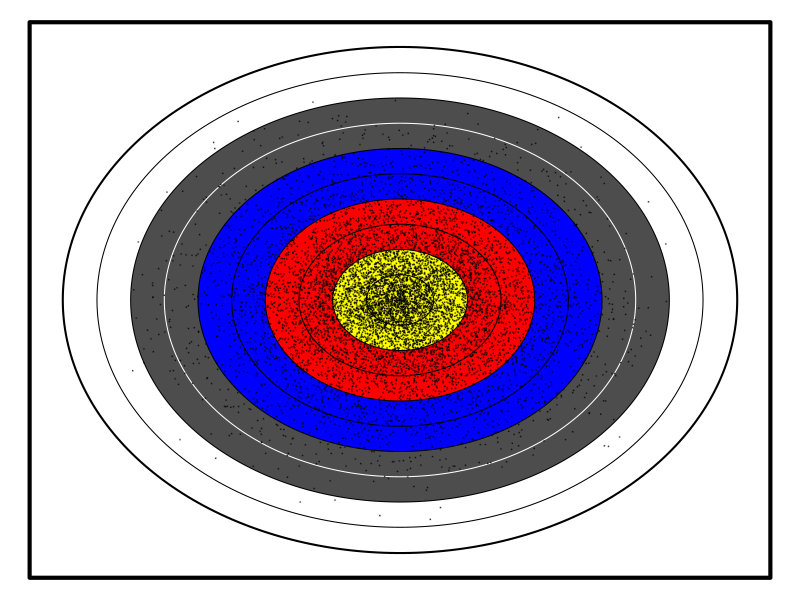
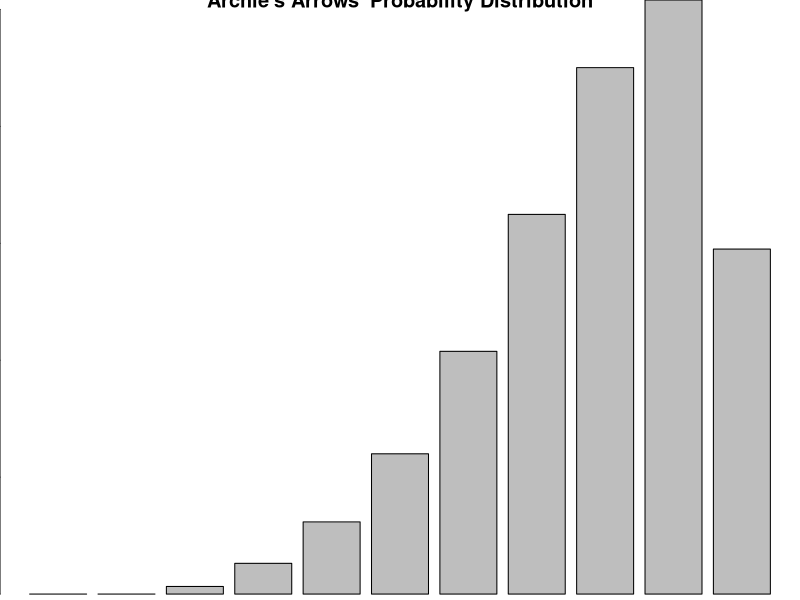
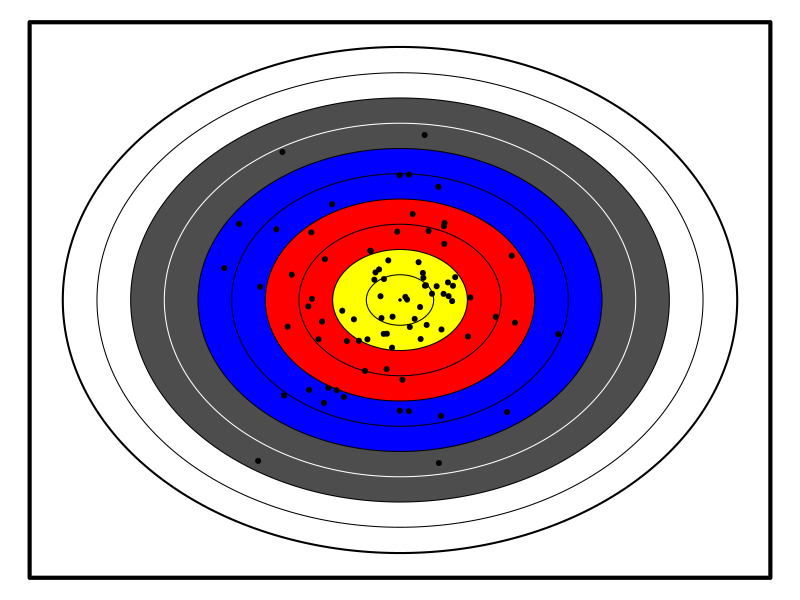
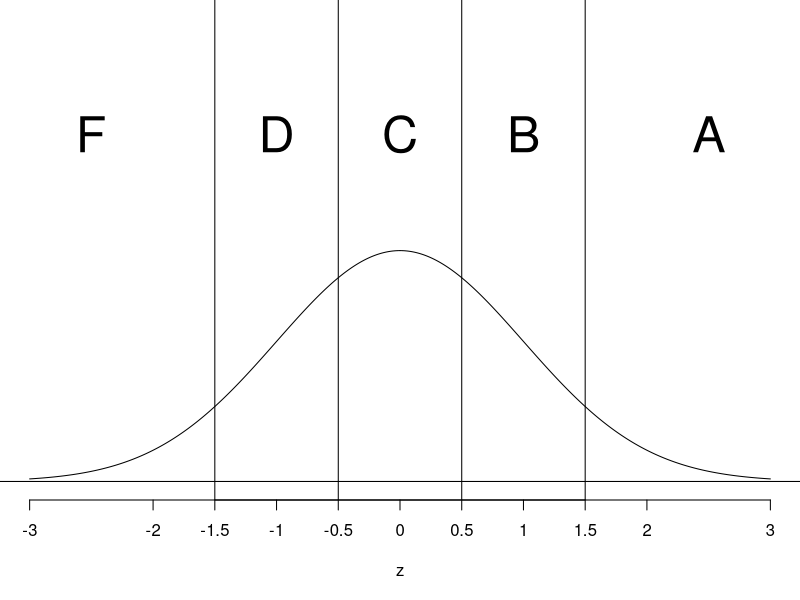
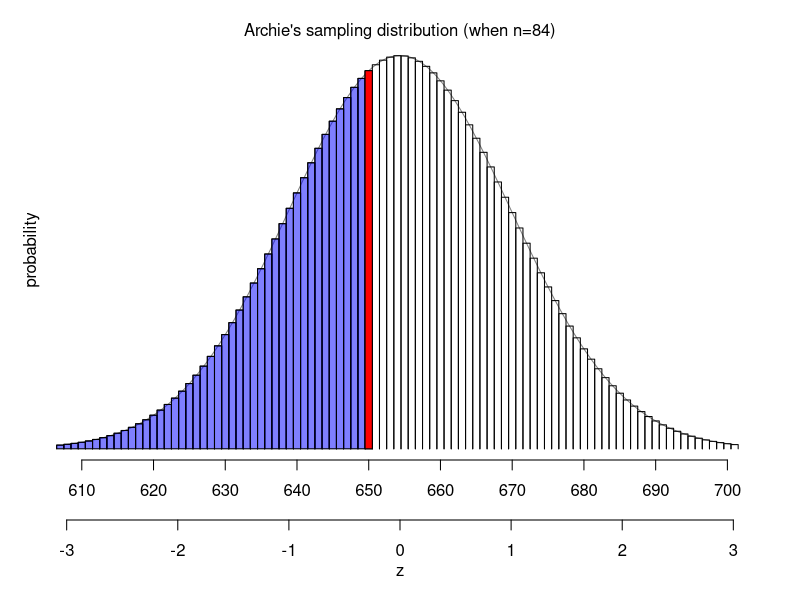

Recreate these plots in R, in order.
## ---- chunk 1
knitr::opts_chunk$set(echo = FALSE)

while(T){

# Radii density: quadratic(roots @ 0 and 1) * exponential decay
parr = function(x,a,xmax=1){
  x = x/xmax
  (exp(-(a*x))*((a-2)*exp(a*x+a)+a^2*exp(a)*x^2+(2*a-a^2)*exp(a)*x+(2-a)*exp(a)))/((a-2)*exp(a)+a+2)*(x>0)*(x<1)+1*(x>=1)
  }
qarr = function(p,a,xmax=1){
  step = 1e-4
  xlist = c(seq(0,1-step,step),1-step/10,1-step/100,1-step/1000,1-step/1e4,1)
  plist = parr(xlist,a)
  if(length(p)==1){
    i = min(which(plist>=p))
  } else {
    i = numeric()
    for(p1 in p){
      i = c(i,min(which(plist>=p1)))
    }
  }
  xlist[i]*xmax
}
rarr = function(n,a,xmax=1){qarr(runif(n),a,xmax)}

makebullseye = function(scale=1,axes=T){
  x = cos(2*seq(0,pi,length.out=1000)*pi)*scale
  y = sin(2*seq(0,pi,length.out=1000)*pi)*scale
  plot(x,y,type="l",lwd=3,xlim=c(-scale,scale)*1.1,ylim=c(-scale,scale)*1.1,ann=F,axes=axes)
  lines(x=c(-1,1,1,-1,-1)*scale*1.1,y=c(1,1,-1,-1,1)*scale*1.1,lwd=4)
  colors = c("yellow","yellow","red","red","blue","blue","grey30","grey30","white","white")
  colors2 = lapply(colors, col2rgb)
  linecolors = c(rep("black",6),"white",rep("black",3))
  textcolors = c(rep("black",6),rep("white",2),rep("black",2))
  for(i in 10:1){
    x2 = x*i/10
    y2 = y*i/10
    polygon(x2[1:(length(x2)-1)],y2[1:(length(x2)-1)],col=colors[i],border=F)
    lines(x2,y2,col=linecolors[i])
  }
  points(0,0,pch=20,cex=0.5)
}

rb = seq(0,1,0.1)

a = runif(1,1.5,4)^2
rmax = runif(1,0.9,1.1)

pb = parr(rb,a,rmax)

probs = pb[2:length(pb)]-pb[1:(length(pb)-1)]
probs = c(probs,1-sum(probs))
points = 10:0
mu = round(sum(probs*points),2)
sigma = round(sqrt( sum((points-mu)^2*probs) ),2)

#sample
n = 12*sample(3:10,1)
r = rarr(n,a,rmax)
t = runif(n,0,2*pi)
pnt = points[ ceiling(r*10) ]
tot = sum(pnt)
z = round((tot-n*mu)/(sigma*sqrt(n)),2)
if(is.numeric(z) & z%%0.5>0.04 & z%%0.5<0.46){break}
}
## ---- chunk 2
par(mar=c(0,0,0,0))
makebullseye(1,F)
n2 = 1e4
r2 = rarr(n2,a,rmax)
t2 = runif(n2,0,2*pi)
points(r2*cos(t2),r2*sin(t2),pch=20,cex=0.1,col=rgb(0,0,0,0.5))
## ---- chunk 3
barplot(rev(probs),names.arg=rev(points),xlab="Points",ylab="Probability",main="Archie's Arrows' Probability Distribution")
## ---- chunk 4
par(mar=c(0,0,0,0))
makebullseye(1,F)
points(r*cos(t),r*sin(t),pch=20)
## ---- chunk 5
par(mar=c(5,0,0,0))
plot(0,0,type="n",xlim=c(-3,3),ylim=c(0,0.8),axes=F,xlab="z")
axis(1,at=seq(-1.5,1.5,1))
axis(1,at=-3:3)
abline(v=seq(-1.5,1.5,1))
text(c(-2.5,-1,0,1,2.5),rep(0.6,5),c("F","D","C","B","A"),cex=3)
bs = c(-10,-1.5,-0.5,0.5,1.5,10)
grades = c("F","D","C","B","A")
ans1 = rev((bs[1:5]<=z) & (bs[2:6]>z))
ans = paste0(ans1*1, collapse="")
g2 = rev(grades)
zzz = seq(-3,3,0.001)
lines(zzz,dnorm(zzz))
abline(h=0)
## ---- chunk 6
zzz = seq(-3,3,0.01)

minx = floor(mu*n-3*sigma*sqrt(n))
maxx = ceiling(mu*n+3*sigma*sqrt(n))
xb = seq(minx-0.5,maxx+0.5,1)
zb = (xb-mu*n)/(sigma*sqrt(n))
xm = seq(minx,maxx,1)
zm = (xm-mu*n)/(sigma*sqrt(n))
N = length(zb)
probs2 = pnorm(zb[2:N])-pnorm(zb[1:(N-1)])

par(mar=c(7,2,2,2))
plot(zzz,dnorm(zzz),type="l",axes=F,ann=F,col=rgb(0,0,0,0.5))
if(maxx-minx < 50){
  axis(1,zm[xm%%5==0],xm[xm%%5==0],line=0)
} else {
  axis(1,zm[xm%%10==0],xm[xm%%10==0],line=0)
}
axis(1,at=-3:3,line=3)
mtext("z",1,5)

for(i in 1:length(xm)){
  lines(c(zb[i],zb[i],zb[i+1],zb[i+1]),
        c(0,probs2[i]*sigma*sqrt(n),probs2[i]*sigma*sqrt(n),0))
}
zbtot1 = (tot-0.5-mu*n)/(sigma*sqrt(n))
zbtot2 = (tot+0.5-mu*n)/(sigma*sqrt(n))

mtext("probability",2)
mtext(sprintf("Archie's sampling distribution (when n=%d)",n))
for(i in 1:sum(zm<z)){
  polygon(c(zb[i],zb[i],zb[i+1],zb[i+1]),
          c(0,dnorm(zm[i]),dnorm(zm[i]),0),
          col=rgb(0,0,1,0.5))
}
polygon(c(zbtot1,zbtot1,zbtot2,zbtot2),
        c(0,dnorm(z),dnorm(z),0),
        col=rgb(1,0,0))
